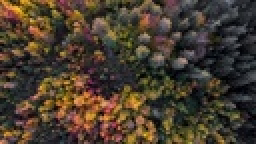
%> input picture myimresize/Resources/color2.jpg, 128 x 72 px, shrunk from 400 x 225 before the run (shown 2 times larger)
$ octave test.m   (GNU Octave 9; MATLAB toolbox functions it lacks are replaced by stand-ins)
%> lines starting %> are read from the running program, lines starting %| are printed output that depends on the picture; in (x1, y1, x2, y2) boxes, pixels count from 0 and x2, y2 are one past the last pixel; in counts of white or black regions, pixels touching at a corner belong together; the program's own positions count from 1
### myimresize/src/myimresize.m
function result_img = myimresize(origin_img, scale, algorithm)
% 对第一个参数的图像进行缩放，缩放比例为第二个参数，可以指定插值算法

% 健壮性检测
if ~exist('origin_img','var') || isempty(origin_img)
    error('You should input the origin image.');
end
if ~exist('scale','var') || isempty(scale)
    error('You should input the scale you want to change the image.');
end
if scale<=0
    error('SCALE should greater than 0!');
end


% 默认算法为 nearest算法
if nargin<3, algorithm='nearest'; end


% 获取原图片大小、目标图片大小
[origin_width, origin_height, type] = size(origin_img);
origin_size = [origin_width, origin_height];
target_size = round(origin_size * scale);

result_img = im2uint8(zeros(target_size(1), target_size(2), type));

switch(algorithm)
    case 'nearest'
        result_img = Nearest(origin_img, result_img, origin_size, target_size,scale, type);
    case 'bilinear'
        result_img = Bilinear(origin_img, result_img, origin_size, target_size,scale, type);
    case 'bicubic'
        result_img = Bicubic(origin_img, result_img, origin_size, target_size,scale, type);
end


end

### myimresize/src/Bicubic.m
% ======================== bicubic ================================ %
function result_img = Bicubic(origin_img, result_img, origin_size, target_size, scale, type)
% 双三次插值法（Bicubic Interpolation Algorithm）

m = origin_size(1); n = origin_size(2);

% 扩展原始图片矩阵边缘
FI = SpendImg(origin_img, origin_size, type);

% 使用BiCubic函数进行插值
for x=1:target_size(1)
    for y=1:target_size(2)
        i = floor(x/scale)+2;  u = rem(x,scale)/scale;
        j = floor(y/scale)+2; v = rem(y,scale)/scale;

        A = [Ws(u+1),Ws(u),Ws(u-1),Ws(u-2)];
        C = [Ws(v+1);Ws(v);Ws(v-1);Ws(v-2)];

        for z = 1:type
            try
                B = double(FI(i-1:i+2,j-1:j+2,z));
                result_img(x,y,z) = (A*B*C);
            end
        end

    end
end

end

% [14 lines left out: function Ws, not called in this run]

function tmp_img = SpendImg(origin_img, origin_size, type)
% 将原始矩阵上下左右各包一层白边，并用相应的原始值填充

m = origin_size(1); n = origin_size(2);
tmp_img = zeros(m+2,n+2,type);              % 上下左右各添一个白边
tmp_img(2:m+1,2:n+1,:) = origin_img;        % 把原始图片放到正中间，上下左右为空
tmp_img(1,2:n+1,:) = origin_img(1,:,:);     % 原矩阵的第一行填充上边的空
tmp_img(m+2,2:n+1,:) = origin_img(m,:,:);   % 原矩阵的最后一行填充下边的空
tmp_img(2:m+1,1,:) = origin_img(:,1,:);     % 原矩阵的第一列填充左边的空
tmp_img(2:m+1,n+2,:) = origin_img(:,n,:);   % 原矩阵的最后一列填充右边的空
tmp_img(1,1,:) = origin_img(1,1,:);         % 左上角
tmp_img(1,n+2,:) = origin_img(1,n,:);       % 右上角
tmp_img(m+2,1,:) = origin_img(m,1,:);       % 左下角
tmp_img(m+2,n+2,:) = origin_img(m,n,:);     % 右下角

end

% ======================== bicubic ================================ %

### myimresize/src/Nearest.m
% ======================== nearest ================================ %
function result_img = Nearest(origin_img, result_img, origin_size, target_size, scale, type)
% 最近邻域内插法(Nearest Neighbor Interpolation Algorithm)

for x=1:target_size(1)
    for y=1:target_size(2)

        % 将result中的每个像素位置对应到origin中
        a = (x+0.5) / scale + 0.5;
        b = (y+0.5) / scale + 0.5;

        % 找到最近的四个像素位置
        [a1,a2,b1,b2] = growNearest(a, b, origin_size(1), origin_size(2));

        % 寻找四个位置中距离插值点最近的位置
        D = [distance(a,b,a1,b1),distance(a,b,a1,b2),distance(a,b,a2,b1),distance(a,b,a2,b2)];
        [min_x, min_y] = findMinPos(a1,a2,b1,b2,D);

        for z=1:type
             try
                 % 将这个点的像素赋予插值点
                 result_img(x,y,z) = origin_img(min_x,min_y,z);
             end
        end

    end
end


end

% [43 lines left out: functions growNearest, distance, findMinPos, not called in this run]
% ======================== nearest ================================ %

### myimresize/src/Bilinear.m
% ======================== bilinear ================================ %
function result_img = Bilinear(origin_img, result_img, origin_size, target_size, scale, type)
% 双线性插值法 (Bilinear Interpolation Algorithm)

% 扩展原始图片矩阵边缘
extended_img = ExtendImg(origin_img, origin_size, type);

% 由新图像某个像素(x,y) -映射-> 原始图像(ii,jj)处，并插值
for x=1:target_size(1)
    for y=1:target_size(2)

       ii = (x-1)/scale; jj = (y-1)/scale;
       i = floor(ii); j = floor(jj);

       u = ii-i; v = jj - j;
       i = i+1; j = j+1;

%        result_img(x,y,:) = (1-u)*(1-v)*extended_img(i,j,:) + (1-u)*v*extended_img(i,j+1,:) + u*(1-v)*extended_img(i+1,j,:) + u*v*extended_img(i+1,j+1,:);

       U = [1-u, u];
       V = [1-v; v];

       for z=1:type
           F = [extended_img(i,j,z),extended_img(i,j+1,z);
               extended_img(i+1,j,z),extended_img(i+1,j+1,z)];

           try
               result_img(x,y,z) = (U*F*V);
           end

       end

    end
end

end

function tmp_img = ExtendImg(origin_img, origin_size, type)
% 将原始矩阵上下左右各包一层白边，并用相应的原始值填充

m = origin_size(1); n = origin_size(2);
tmp_img = zeros(m+2,n+2,type);              % 上下左右各添一个白边
tmp_img(2:m+1,2:n+1,:) = origin_img;        % 把原始图片放到正中间，上下左右为空
tmp_img(1,2:n+1,:) = origin_img(1,:,:);     % 原矩阵的第一行填充上边的空
tmp_img(m+2,2:n+1,:) = origin_img(m,:,:);   % 原矩阵的最后一行填充下边的空
tmp_img(2:m+1,1,:) = origin_img(:,1,:);     % 原矩阵的第一列填充左边的空
tmp_img(2:m+1,n+2,:) = origin_img(:,n,:);   % 原矩阵的最后一列填充右边的空
tmp_img(1,1,:) = origin_img(1,1,:);         % 左上角
tmp_img(1,n+2,:) = origin_img(1,n,:);       % 右上角
tmp_img(m+2,1,:) = origin_img(m,1,:);       % 左下角
tmp_img(m+2,n+2,:) = origin_img(m,n,:);     % 右下角

end
% ======================== bilinear ================================ %

### myimresize/src/test.m
clear
clc

img = imread('Resources/color2.jpg');
%> img is the input picture: size 72x128x3 uint8; mean R, G, B 73, 60.5, 46.2
figure;
imshow(img, []);

small_img = myimresize(img, 0.5, 'bicubic');
%> in SpendImg, `tmp_img(1,2:n+1,:) = origin_img(1,:,:);`:
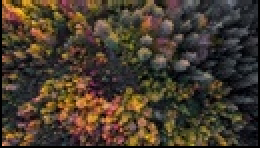
%> tmp_img: size 74x130x3 double (shown 2 times larger); mean R, G, B 71.2, 58.9, 45.1
%> in SpendImg, `tmp_img(m+2,2:n+1,:) = origin_img(m,:,:);`:
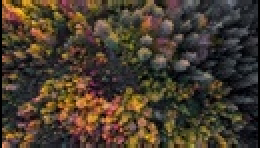
%> tmp_img: size 74x130x3 double (shown 2 times larger); 1.33% of pixels changed, all inside (x1, y1, x2, y2) = (1, 73, 129, 74)
%> in SpendImg, `tmp_img(2:m+1,1,:) = origin_img(:,1,:);`:
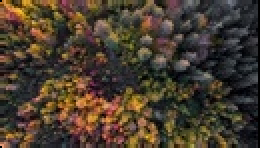
%> tmp_img: size 74x130x3 double (shown 2 times larger); 0.75% of pixels changed, all inside (x1, y1, x2, y2) = (0, 1, 1, 73)
%> in SpendImg, `tmp_img(2:m+1,n+2,:) = origin_img(:,n,:);`:
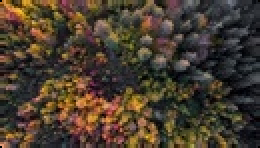
%> tmp_img: size 74x130x3 double (shown 2 times larger); 0.75% of pixels changed, all inside (x1, y1, x2, y2) = (129, 1, 130, 73)
%> in SpendImg, `tmp_img(1,1,:) = origin_img(1,1,:);`: tmp_img: size 74x130x3 double; 0.01% of pixels changed, all inside (x1, y1, x2, y2) = (0, 0, 1, 1)
%> in SpendImg, `tmp_img(1,n+2,:) = origin_img(1,n,:);`: tmp_img: size 74x130x3 double; mean R, G, B 73.1, 60.5, 46.3; mean of the top-left, top-right, bottom-left and bottom-right quarters 64.1, 55.9, 67.5, 52.3
%> in SpendImg, `tmp_img(m+2,1,:) = origin_img(m,1,:);`: tmp_img: size 74x130x3 double; mean R, G, B 73.1, 60.5, 46.3; mean of the top-left, top-right, bottom-left and bottom-right quarters 64.1, 55.9, 67.6, 52.3
%> after the loop in Bicubic, `for x=1:target_size(1)`:
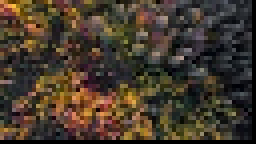
%> result_img: size 36x64x3 uint8 (shown 4 times larger); mean R, G, B 69.4, 57.5, 44
figure;
imshow(small_img,[]);      % 第二个参数 -> 自动调整数据的范围以便于显示；如果不加第二个参数则矩阵是正确的，但是图像是全白的


mid_img = myimresize(img, 1, 'nearest');
%> after the loop in Nearest, `for x=1:target_size(1)`:
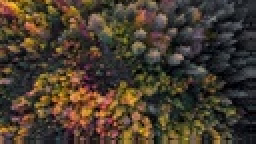
%> result_img: size 72x128x3 uint8 (shown 2 times larger); mean R, G, B 71.8, 59.7, 45.9
figure;
imshow(mid_img, []);

big_img = myimresize(img, 2, 'bilinear');
%> after the loop in Bilinear, `for x=1:target_size(1)`:
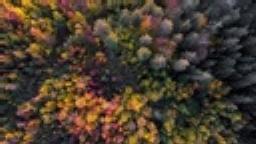
%> result_img: size 144x256x3 uint8; mean R, G, B 73.6, 60.9, 46.5
figure;
imshow(big_img, []);
